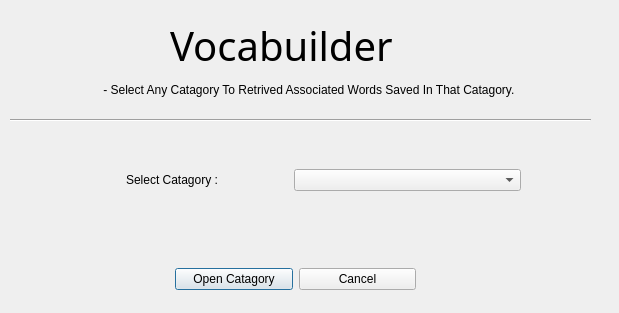
<?xml version="1.0" encoding="UTF-8"?>
<ui version="4.0">
 <class>Dialog</class>
 <widget class="QDialog" name="Dialog">
  <property name="geometry">
   <rect>
    <x>0</x>
    <y>0</y>
    <width>619</width>
    <height>313</height>
   </rect>
  </property>
  <property name="windowTitle">
   <string>Open Catagory Wizard</string>
  </property>
  <widget class="QWidget" name="gridLayoutWidget">
   <property name="geometry">
    <rect>
     <x>60</x>
     <y>140</y>
     <width>461</width>
     <height>80</height>
    </rect>
   </property>
   <layout class="QGridLayout" name="gridLayout">
    <item row="0" column="1">
     <widget class="QComboBox" name="selectcata_comboBox"/>
    </item>
    <item row="0" column="0" alignment="Qt::AlignHCenter">
     <widget class="QLabel" name="opencata_selectcat_banner">
      <property name="text">
       <string>Select Catagory : </string>
      </property>
     </widget>
    </item>
   </layout>
  </widget>
  <widget class="QLabel" name="opencata_banner">
   <property name="geometry">
    <rect>
     <x>170</x>
     <y>20</y>
     <width>271</width>
     <height>51</height>
    </rect>
   </property>
   <property name="font">
    <font>
     <family>Nokia Standard Light</family>
     <pointsize>30</pointsize>
    </font>
   </property>
   <property name="text">
    <string>Vocabuilder</string>
   </property>
  </widget>
  <widget class="QLabel" name="opencata_punchline">
   <property name="geometry">
    <rect>
     <x>100</x>
     <y>80</y>
     <width>521</width>
     <height>20</height>
    </rect>
   </property>
   <property name="text">
    <string> - Select Any Catagory To Retrived Associated Words Saved In That Catagory.</string>
   </property>
  </widget>
  <widget class="Line" name="line">
   <property name="geometry">
    <rect>
     <x>10</x>
     <y>110</y>
     <width>581</width>
     <height>20</height>
    </rect>
   </property>
   <property name="orientation">
    <enum>Qt::Horizontal</enum>
   </property>
  </widget>
  <widget class="QWidget" name="horizontalLayoutWidget">
   <property name="geometry">
    <rect>
     <x>175</x>
     <y>249</y>
     <width>241</width>
     <height>61</height>
    </rect>
   </property>
   <layout class="QHBoxLayout" name="horizontalLayout">
    <item>
     <widget class="QPushButton" name="selectcata_opencatagory_ok">
      <property name="text">
       <string>Open Catagory</string>
      </property>
     </widget>
    </item>
    <item>
     <widget class="QPushButton" name="opencata_cancel">
      <property name="text">
       <string>Cancel</string>
      </property>
     </widget>
    </item>
   </layout>
  </widget>
 </widget>
 <resources/>
 <connections/>
</ui>
